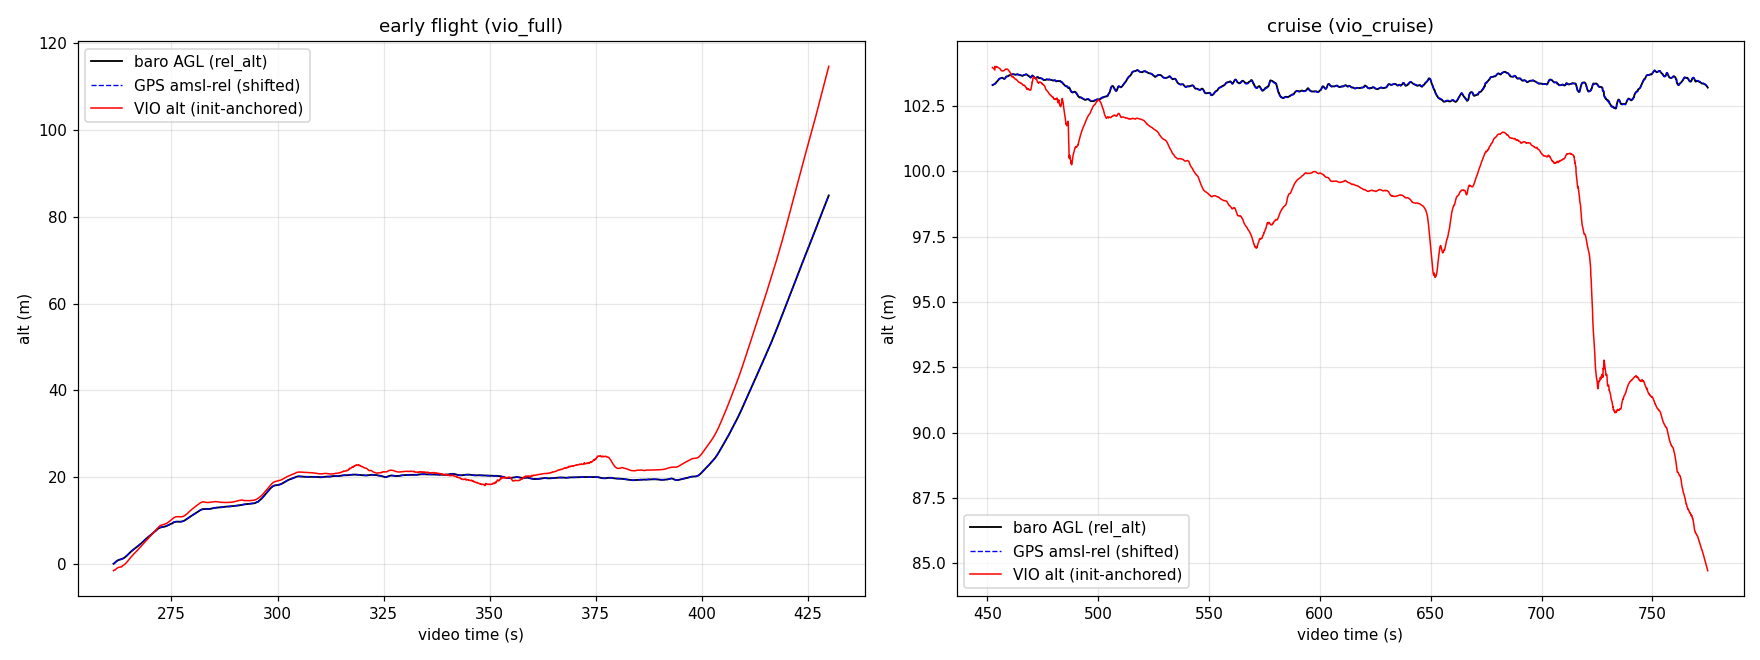

This chart was generated by the following Python code:
#!/usr/bin/env python3
"""survey17: VIO altitude error vs two references:
  A) GPS-frame relative alt  (alt_amsl - alt_amsl[0])
  B) baro AGL                (alt_agl, EKF baro-primary rel_alt)
XY error is always vs GPS ENU (4-DOF yaw+translation alignment, same as
compare_vio_gps.py). Vertical error reported with mean-offset alignment and
with pad-anchored (init-window) alignment.
"""
import csv, math, sys
import numpy as np

SURVEY = "/home/jetson/Ardupilot_no_GPS_drone_project/field_data/survey17"
VIDEO_T0 = 1784630291.0294251

def load_tel():
    rows = []
    with open(f"{SURVEY}/telemetry.csv") as f:
        for r in csv.DictReader(f):
            try:
                rows.append((float(r["unix_time"]), float(r["lat"]), float(r["lon"]),
                             float(r["alt_amsl"]), float(r["alt_agl"])))
            except ValueError:
                pass
    return np.array(rows)

def enu_xy(tel):
    lat0, lon0 = tel[0, 1], tel[0, 2]
    latm = 111132.954 - 559.822 * math.cos(2 * math.radians(lat0))
    lonm = 111412.84 * math.cos(math.radians(lat0)) - 93.5 * math.cos(3 * math.radians(lat0))
    return np.column_stack([(tel[:, 2] - lon0) * lonm, (tel[:, 1] - lat0) * latm])

def yaw_align_xy(src, dst):
    ms, md = src.mean(0), dst.mean(0)
    s, d = src - ms, dst - md
    yaw = math.atan2(np.sum(s[:, 0] * d[:, 1] - s[:, 1] * d[:, 0]),
                     np.sum(s[:, 0] * d[:, 0] + s[:, 1] * d[:, 1]))
    c, si = math.cos(yaw), math.sin(yaw)
    R = np.array([[c, -si], [si, c]])
    t = md - R @ ms
    return R, t, yaw

def stats(e):
    return (f"rmse {np.sqrt((e**2).mean()):6.2f}  mean {np.abs(e).mean():6.2f}  "
            f"median {np.median(np.abs(e)):6.2f}  p95 {np.percentile(np.abs(e),95):6.2f}  "
            f"max {np.abs(e).max():6.2f} m")

def eval_segment(name, vio_csv, t_lo, t_hi, tel, xy, anchor_s=20.0):
    v = np.genfromtxt(vio_csv, delimiter=",", names=True)
    tv = v["t"]
    m = (tv >= VIDEO_T0 + t_lo) & (tv <= VIDEO_T0 + t_hi) & (tv >= tel[0,0]) & (tv <= tel[-1,0])
    tv = tv[m]
    pv = np.column_stack([v["px"][m], v["py"][m], v["pz"][m]])
    tg = tel[:, 0]
    gxy = np.column_stack([np.interp(tv, tg, xy[:, i]) for i in range(2)])
    ref_gps = np.interp(tv, tg, tel[:, 3] - tel[0, 3])   # GPS-frame amsl, relative
    ref_baro = np.interp(tv, tg, tel[:, 4])              # baro AGL (rel_alt)

    R, t, yaw = yaw_align_xy(pv[:, :2], gxy)
    exy = np.linalg.norm((R @ pv[:, :2].T).T + t - gxy, axis=1)

    print(f"\n=== {name}  (video t {t_lo:.0f}-{t_hi:.0f}s, {len(tv)} samples, "
          f"span {tv[-1]-tv[0]:.0f}s) ===")
    print(f"  XY vs GPS (4DOF): {stats(exy)}")

    for rname, ref in (("GPS amsl-rel", ref_gps), ("baro AGL    ", ref_baro)):
        zerr_mean = (pv[:, 2] - pv[:, 2].mean()) - (ref - ref.mean())
        ma = tv <= tv[0] + anchor_s
        zerr_anchor = (pv[:, 2] - pv[ma, 2].mean()) - (ref - ref[ma].mean())
        print(f"  alt vs {rname} [mean-aligned]  : {stats(zerr_mean)}")
        print(f"  alt vs {rname} [init-anchored] : {stats(zerr_anchor)}")
    return tv, pv, ref_gps, ref_baro

tel = load_tel()
xy = enu_xy(tel)

d = tel[:, 3] - tel[0, 3] - tel[:, 4] + tel[0, 4]
print(f"reference disagreement (amsl-rel minus baro AGL, zeroed at start): "
      f"min {d.min():.2f}  max {d.max():.2f} m  -> the two references differ by at most this")

segs = [
    ("early flight (vio_full)",  f"{SURVEY}/vio_eval/vio_full.csv",   225, 430),
    ("cruise (vio_cruise)",      f"{SURVEY}/vio_eval/vio_cruise.csv", 448, 775),
]
out = []
for name, path, lo, hi in segs:
    out.append((name,) + eval_segment(name, path, lo, hi, tel, xy))

import matplotlib
matplotlib.use("Agg")
import matplotlib.pyplot as plt
fig, axs = plt.subplots(1, 2, figsize=(16, 6))
for ax, (name, tv, pv, rg, rb) in zip(axs, out):
    ts = tv - VIDEO_T0
    ma = ts <= ts[0] + 20.0
    ax.plot(ts, rb, "k-", lw=1.2, label="baro AGL (rel_alt)")
    ax.plot(ts, rg + (rb[ma].mean() - rg[ma].mean()), "b--", lw=0.9,
            label="GPS amsl-rel (shifted)")
    ax.plot(ts, pv[:, 2] - pv[ma, 2].mean() + rb[ma].mean(), "r-", lw=1,
            label="VIO alt (init-anchored)")
    ax.set_title(name); ax.set_xlabel("video time (s)"); ax.set_ylabel("alt (m)")
    ax.legend(); ax.grid(alpha=0.3)
fig.tight_layout()
fig.savefig(f"{SURVEY}/vio_eval/vio_alt_baro_compare.png", dpi=110)
print(f"\nplot saved: {SURVEY}/vio_eval/vio_alt_baro_compare.png")
